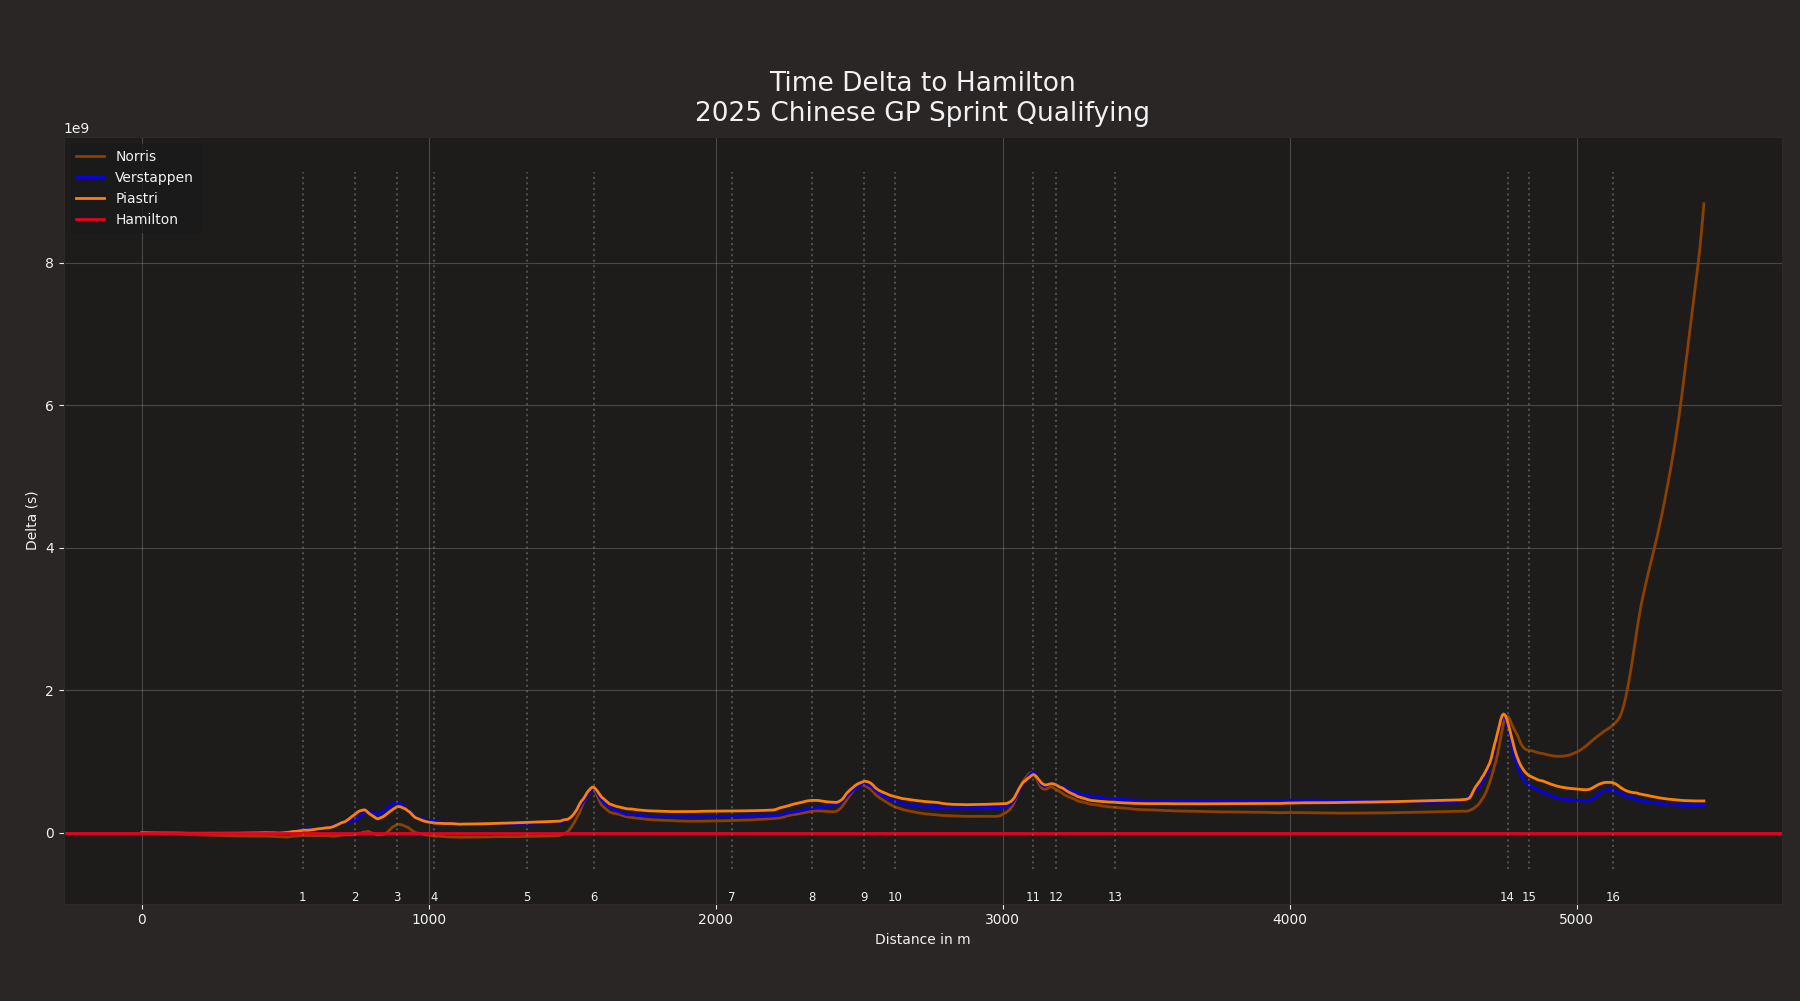

The script that drew this image:
"""Compare multiple drivers' laps
=======================================================

Compare the last lap of Norris with the second last laps of Hamilton, Verstappen, Leclerc, and Piastri 
from the 2025 Chinese GP sprint qualifying session.
Shows the delta time relative to Hamilton's lap at each point on track.
"""

import fastf1
import fastf1.plotting
import matplotlib.pyplot as plt
import numpy as np
from scipy.interpolate import interp1d

# Enable Matplotlib patches for plotting timedelta values and load
# FastF1's dark color scheme
fastf1.plotting.setup_mpl(mpl_timedelta_support=True, misc_mpl_mods=False,
                         color_scheme='fastf1')

# Load the session
session = fastf1.get_session(2025, 'China', 'SQ')
session.load()

# Get the specific laps
drivers = {
    'NOR': {'lap': session.laps.pick_driver('NOR').iloc[-1], 'label': 'Norris', 'team': 'MCL', 'color': '#8B4000'},  # Light orange for Norris
    'HAM': {'lap': session.laps.pick_driver('HAM').iloc[-2], 'label': 'Hamilton', 'team': 'FER'},
    'VER': {'lap': session.laps.pick_driver('VER').iloc[-2], 'label': 'Verstappen', 'team': 'RED'},
    'PIA': {'lap': session.laps.pick_driver('PIA').iloc[-2], 'label': 'Piastri', 'team': 'MCL'}
}

# Print lap numbers for verification
print(f"\nLap Numbers:")
for driver_code, driver_info in drivers.items():
    print(f"{driver_info['label']}: Lap {driver_info['lap']['LapNumber']}")

# Get telemetry data for all laps
telemetry_data = {}
for driver_code, driver_info in drivers.items():
    tel = driver_info['lap'].get_telemetry()
    tel['Time'] = tel['Time'] - tel['Time'].iloc[0]  # Normalize time to start from 0
    telemetry_data[driver_code] = tel

# Create the plot
fig, ax = plt.subplots(figsize=(15, 6))

# Interpolate the data to have the same number of points
max_distance = max(telemetry['Distance'].max() for telemetry in telemetry_data.values())
distance_points = np.linspace(0, max_distance, 1000)

# Get Hamilton's reference time progression
ham_interp = interp1d(telemetry_data['HAM']['Distance'], 
                     telemetry_data['HAM']['Time'],
                     bounds_error=False, fill_value='extrapolate')
ham_times = ham_interp(distance_points)

# Calculate and plot delta times for each driver
for driver_code, driver_info in drivers.items():
    if driver_code != 'HAM':
        # Create interpolation function for current driver
        driver_interp = interp1d(telemetry_data[driver_code]['Distance'],
                                telemetry_data[driver_code]['Time'],
                                bounds_error=False, fill_value='extrapolate')
        driver_times = driver_interp(distance_points)
        
        # Calculate delta times (positive means slower than Hamilton)
        delta_times = driver_times - ham_times
        
        # Plot delta times with custom color for Norris
        color = driver_info.get('color', fastf1.plotting.get_team_color(driver_info['team'], session=session))
        ax.plot(distance_points, delta_times,
                color=color,
                label=driver_info['label'], linewidth=2)

# Add zero reference line for Hamilton
ax.axhline(y=0, color=fastf1.plotting.get_team_color('FER', session=session),
           linestyle='-', label='Hamilton', linewidth=2)

# Add circuit corners
circuit_info = session.get_circuit_info()

# Draw vertical lines for corners
ax.vlines(x=circuit_info.corners['Distance'], 
          ymin=ax.get_ylim()[0], ymax=ax.get_ylim()[1],
          linestyles='dotted', colors='grey', alpha=0.5)

# Add corner numbers
for _, corner in circuit_info.corners.iterrows():
    txt = f"{corner['Number']}{corner['Letter']}"
    ax.text(corner['Distance'], ax.get_ylim()[0], txt,
            va='bottom', ha='center', size='small')

# Customize the plot
ax.set_xlabel('Distance in m')
ax.set_ylabel('Delta (s)')
ax.grid(True, alpha=0.3)
ax.legend()

# Add title
plt.title('Time Delta to Hamilton\n2025 Chinese GP Sprint Qualifying')

# Adjust layout to prevent overlap
plt.tight_layout()

# Show the plot
plt.show()

# Print lap times
print(f"\nLap Times:")
for driver_code, driver_info in drivers.items():
    print(f"{driver_info['label']}: {driver_info['lap']['LapTime']}")

# Calculate time differences relative to Hamilton
print(f"\nTime Differences (relative to Hamilton):")
hamilton_time = drivers['HAM']['lap']['LapTime']
for driver_code, driver_info in drivers.items():
    if driver_code != 'HAM':
        time_diff = driver_info['lap']['LapTime'] - hamilton_time
        print(f"{driver_info['label']}: {time_diff}") 
